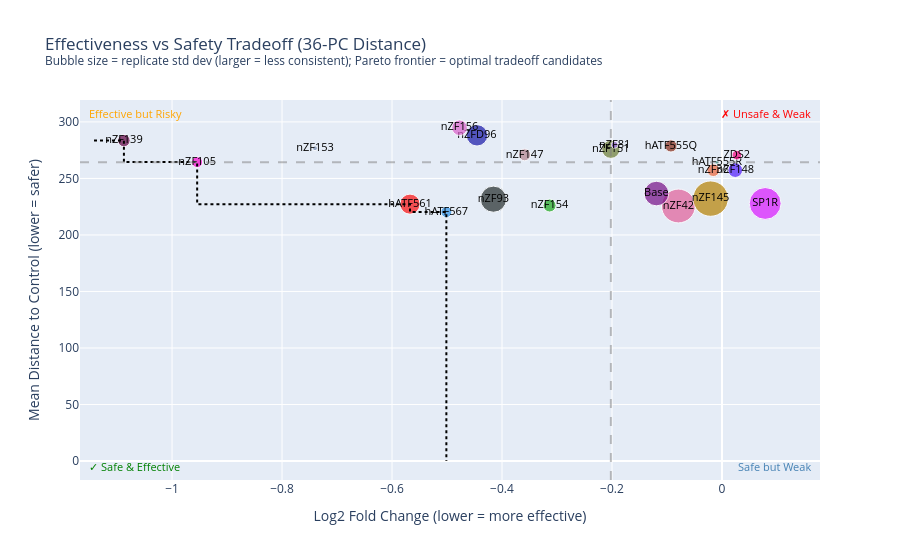

Source (notebook cell):
### Code cell
# Effectiveness vs Safety tradeoff scatter with Pareto frontier

sorted_df = dist_summary.sort_values('log2FC')
pareto, min_dist = [], float('inf')
for name, row in sorted_df.iterrows():
    if row['mean_dist'] < min_dist:
        pareto.append((row['log2FC'], row['mean_dist']))
        min_dist = row['mean_dist']
pareto_x = [p[0] for p in pareto]
pareto_y = [p[1] for p in pareto]

step_x, step_y = [], []
for i, (fx, fy) in enumerate(zip(pareto_x, pareto_y)):
    if i == 0:
        step_x += [dist_summary['log2FC'].min() * 1.05, fx]
        step_y += [fy, fy]
    else:
        step_x += [pareto_x[i - 1], fx]
        step_y += [fy, fy]
step_x.append(fx)
step_y.append(0)

med_log2fc = dist_summary['log2FC'].median()
med_dist = dist_summary['mean_dist'].median()

fig4 = px.scatter(
    dist_summary,
    x='log2FC', y='mean_dist',
    size='std_dist', size_max=25,
    text=dist_summary.index,
    color=dist_summary.index,
    color_discrete_sequence=px.colors.qualitative.Dark24,
    labels={
        'log2FC': 'Log2 Fold Change (lower = more effective)',
        'mean_dist': f'Mean Distance to Control (lower = safer)',
    },
    title=f'Effectiveness vs Safety Tradeoff ({N_COMPONENTS}-PC Distance)'
          '<br><sup>Bubble size = replicate std dev (larger = less consistent); Pareto frontier = optimal tradeoff candidates</sup>',
)
fig4.update_traces(mode='markers+text', textposition='middle center', textfont=dict(color='black', size=11))

fig4.add_trace(go.Scatter(
    x=step_x, y=step_y, mode='lines',
    line=dict(color='black', width=2, dash='dot'),
    name='Pareto Frontier', showlegend=True,
))

fig4.add_vline(x=med_log2fc, line_dash='dash', line_color='gray', opacity=0.5)
fig4.add_hline(y=med_dist, line_dash='dash', line_color='gray', opacity=0.5)

for x, y, text, color, xanchor, yanchor in [
    (0.01, 0.01, '✓ Safe & Effective',  'green',     'left',  'bottom'),
    (0.99, 0.01, 'Safe but Weak',        'steelblue', 'right', 'bottom'),
    (0.01, 0.99, 'Effective but Risky',  'orange',    'left',  'top'),
    (0.99, 0.99, '✗ Unsafe & Weak',      'red',       'right', 'top'),
]:
    fig4.add_annotation(
        x=x, y=y, text=text,
        xref='paper', yref='paper',
        showarrow=False,
        font=dict(color=color, size=11),
        xanchor=xanchor, yanchor=yanchor,
    )

fig4.update_layout(showlegend=False)
fig4.show()

### Figure 1 — Plotly figure (JSON) as saved in the notebook; plotly's stock layout.template omitted (floating-point values rounded to 4 significant figures)
{"data": [{"hovertemplate": "sample_type=%{text}<br>Log2 Fold Change (lower = more effective)=%{x}<br>Mean Distance to Control (lower = safer)=%{y}<br>std_dist=%{marker.size}<extra></extra>", "legendgroup": "hATF567", "marker": {"color": "#2E91E5", "size": [5.805], "sizemode": "area", "sizeref": 0.09285, "symbol": "circle"}, "mode": "markers+text", "name": "hATF567", "orientation": "v", "showlegend": true, "text": ["hATF567"], "textfont": {"color": "black", "size": 11}, "textposition": "middle center", "type": "scatter", "x": [-0.5012], "xaxis": "x", "y": [220.3], "yaxis": "y"}, {"hovertemplate": "sample_type=%{text}<br>Log2 Fold Change (lower = more effective)=%{x}<br>Mean Distance to Control (lower = safer)=%{y}<br>std_dist=%{marker.size}<extra></extra>", "legendgroup": "nZF42", "marker": {"color": "#E15F99", "size": [53.07], "sizemode": "area", "sizeref": 0.09285, "symbol": "circle"}, "mode": "markers+text", "name": "nZF42", "orientation": "v", "showlegend": true, "text": ["nZF42"], "textfont": {"color": "black", "size": 11}, "textposition": "middle center", "type": "scatter", "x": [-0.07928], "xaxis": "x", "y": [225.6], "yaxis": "y"}, {"hovertemplate": "sample_type=%{text}<br>Log2 Fold Change (lower = more effective)=%{x}<br>Mean Distance to Control (lower = safer)=%{y}<br>std_dist=%{marker.size}<extra></extra>", "legendgroup": "nZF154", "marker": {"color": "#1CA71C", "size": [7.784], "sizemode": "area", "sizeref": 0.09285, "symbol": "circle"}, "mode": "markers+text", "name": "nZF154", "orientation": "v", "showlegend": true, "text": ["nZF154"], "textfont": {"color": "black", "size": 11}, "textposition": "middle center", "type": "scatter", "x": [-0.3135], "xaxis": "x", "y": [226.0], "yaxis": "y"}, {"hovertemplate": "sample_type=%{text}<br>Log2 Fold Change (lower = more effective)=%{x}<br>Mean Distance to Control (lower = safer)=%{y}<br>std_dist=%{marker.size}<extra></extra>", "legendgroup": "hATF561", "marker": {"color": "#FB0D0D", "size": [18.79], "sizemode": "area", "sizeref": 0.09285, "symbol": "circle"}, "mode": "markers+text", "name": "hATF561", "orientation": "v", "showlegend": true, "text": ["hATF561"], "textfont": {"color": "black", "size": 11}, "textposition": "middle center", "type": "scatter", "x": [-0.5673], "xaxis": "x", "y": [227.2], "yaxis": "y"}, {"hovertemplate": "sample_type=%{text}<br>Log2 Fold Change (lower = more effective)=%{x}<br>Mean Distance to Control (lower = safer)=%{y}<br>std_dist=%{marker.size}<extra></extra>", "legendgroup": "SP1R", "marker": {"color": "#DA16FF", "size": [47.12], "sizemode": "area", "sizeref": 0.09285, "symbol": "circle"}, "mode": "markers+text", "name": "SP1R", "orientation": "v", "showlegend": true, "text": ["SP1R"], "textfont": {"color": "black", "size": 11}, "textposition": "middle center", "type": "scatter", "x": [0.07856], "xaxis": "x", "y": [227.9], "yaxis": "y"}, {"hovertemplate": "sample_type=%{text}<br>Log2 Fold Change (lower = more effective)=%{x}<br>Mean Distance to Control (lower = safer)=%{y}<br>std_dist=%{marker.size}<extra></extra>", "legendgroup": "nZF93", "marker": {"color": "#222A2A", "size": [31.73], "sizemode": "area", "sizeref": 0.09285, "symbol": "circle"}, "mode": "markers+text", "name": "nZF93", "orientation": "v", "showlegend": true, "text": ["nZF93"], "textfont": {"color": "black", "size": 11}, "textposition": "middle center", "type": "scatter", "x": [-0.4157], "xaxis": "x", "y": [231.7], "yaxis": "y"}, {"hovertemplate": "sample_type=%{text}<br>Log2 Fold Change (lower = more effective)=%{x}<br>Mean Distance to Control (lower = safer)=%{y}<br>std_dist=%{marker.size}<extra></extra>", "legendgroup": "nZF145", "marker": {"color": "#B68100", "size": [58.03], "sizemode": "area", "sizeref": 0.09285, "symbol": "circle"}, "mode": "markers+text", "name": "nZF145", "orientation": "v", "showlegend": true, "text": ["nZF145"], "textfont": {"color": "black", "size": 11}, "textposition": "middle center", "type": "scatter", "x": [-0.02072], "xaxis": "x", "y": [232.2], "yaxis": "y"}, {"hovertemplate": "sample_type=%{text}<br>Log2 Fold Change (lower = more effective)=%{x}<br>Mean Distance to Control (lower = safer)=%{y}<br>std_dist=%{marker.size}<extra></extra>", "legendgroup": "Base", "marker": {"color": "#750D86", "size": [28.19], "sizemode": "area", "sizeref": 0.09285, "symbol": "circle"}, "mode": "markers+text", "name": "Base", "orientation": "v", "showlegend": true, "text": ["Base"], "textfont": {"color": "black", "size": 11}, "textposition": "middle center", "type": "scatter", "x": [-0.1192], "xaxis": "x", "y": [236.6], "yaxis": "y"}, {"hovertemplate": "sample_type=%{text}<br>Log2 Fold Change (lower = more effective)=%{x}<br>Mean Distance to Control (lower = safer)=%{y}<br>std_dist=%{marker.size}<extra></extra>", "legendgroup": "nZF36", "marker": {"color": "#EB663B", "size": [7.445], "sizemode": "area", "sizeref": 0.09285, "symbol": "circle"}, "mode": "markers+text", "name": "nZF36", "orientation": "v", "showlegend": true, "text": ["nZF36"], "textfont": {"color": "black", "size": 11}, "textposition": "middle center", "type": "scatter", "x": [-0.0158], "xaxis": "x", "y": [257.3], "yaxis": "y"}, {"hovertemplate": "sample_type=%{text}<br>Log2 Fold Change (lower = more effective)=%{x}<br>Mean Distance to Control (lower = safer)=%{y}<br>std_dist=%{marker.size}<extra></extra>", "legendgroup": "nZF148", "marker": {"color": "#511CFB", "size": [10.0], "sizemode": "area", "sizeref": 0.09285, "symbol": "circle"}, "mode": "markers+text", "name": "nZF148", "orientation": "v", "showlegend": true, "text": ["nZF148"], "textfont": {"color": "black", "size": 11}, "textposition": "middle center", "type": "scatter", "x": [0.02421], "xaxis": "x", "y": [257.4], "yaxis": "y"}, {"hovertemplate": "sample_type=%{text}<br>Log2 Fold Change (lower = more effective)=%{x}<br>Mean Distance to Control (lower = safer)=%{y}<br>std_dist=%{marker.size}<extra></extra>", "legendgroup": "hATF555R", "marker": {"color": "#00A08B", "size": [0.5079], "sizemode": "area", "sizeref": 0.09285, "symbol": "circle"}, "mode": "markers+text", "name": "hATF555R", "orientation": "v", "showlegend": true, "text": ["hATF555R"], "textfont": {"color": "black", "size": 11}, "textposition": "middle center", "type": "scatter", "x": [-0.009222], "xaxis": "x", "y": [264.2], "yaxis": "y"}, {"hovertemplate": "sample_type=%{text}<br>Log2 Fold Change (lower = more effective)=%{x}<br>Mean Distance to Control (lower = safer)=%{y}<br>std_dist=%{marker.size}<extra></extra>", "legendgroup": "nZF105", "marker": {"color": "#FB00D1", "size": [5.509], "sizemode": "area", "sizeref": 0.09285, "symbol": "circle"}, "mode": "markers+text", "name": "nZF105", "orientation": "v", "showlegend": true, "text": ["nZF105"], "textfont": {"color": "black", "size": 11}, "textposition": "middle center", "type": "scatter", "x": [-0.9544], "xaxis": "x", "y": [264.5], "yaxis": "y"}, {"hovertemplate": "sample_type=%{text}<br>Log2 Fold Change (lower = more effective)=%{x}<br>Mean Distance to Control (lower = safer)=%{y}<br>std_dist=%{marker.size}<extra></extra>", "legendgroup": "ZDS2", "marker": {"color": "#FC0080", "size": [4.377], "sizemode": "area", "sizeref": 0.09285, "symbol": "circle"}, "mode": "markers+text", "name": "ZDS2", "orientation": "v", "showlegend": true, "text": ["ZDS2"], "textfont": {"color": "black", "size": 11}, "textposition": "middle center", "type": "scatter", "x": [0.027], "xaxis": "x", "y": [270.7], "yaxis": "y"}, {"hovertemplate": "sample_type=%{text}<br>Log2 Fold Change (lower = more effective)=%{x}<br>Mean Distance to Control (lower = safer)=%{y}<br>std_dist=%{marker.size}<extra></extra>", "legendgroup": "nZF147", "marker": {"color": "#B2828D", "size": [6.6], "sizemode": "area", "sizeref": 0.09285, "symbol": "circle"}, "mode": "markers+text", "name": "nZF147", "orientation": "v", "showlegend": true, "text": ["nZF147"], "textfont": {"color": "black", "size": 11}, "textposition": "middle center", "type": "scatter", "x": [-0.3588], "xaxis": "x", "y": [270.9], "yaxis": "y"}, {"hovertemplate": "sample_type=%{text}<br>Log2 Fold Change (lower = more effective)=%{x}<br>Mean Distance to Control (lower = safer)=%{y}<br>std_dist=%{marker.size}<extra></extra>", "legendgroup": "nZF151", "marker": {"color": "#6C7C32", "size": [15.33], "sizemode": "area", "sizeref": 0.09285, "symbol": "circle"}, "mode": "markers+text", "name": "nZF151", "orientation": "v", "showlegend": true, "text": ["nZF151"], "textfont": {"color": "black", "size": 11}, "textposition": "middle center", "type": "scatter", "x": [-0.2021], "xaxis": "x", "y": [275.8], "yaxis": "y"}, {"hovertemplate": "sample_type=%{text}<br>Log2 Fold Change (lower = more effective)=%{x}<br>Mean Distance to Control (lower = safer)=%{y}<br>std_dist=%{marker.size}<extra></extra>", "legendgroup": "nZF153", "marker": {"color": "#778AAE", "size": [1.114], "sizemode": "area", "sizeref": 0.09285, "symbol": "circle"}, "mode": "markers+text", "name": "nZF153", "orientation": "v", "showlegend": true, "text": ["nZF153"], "textfont": {"color": "black", "size": 11}, "textposition": "middle center", "type": "scatter", "x": [-0.74], "xaxis": "x", "y": [276.7], "yaxis": "y"}, {"hovertemplate": "sample_type=%{text}<br>Log2 Fold Change (lower = more effective)=%{x}<br>Mean Distance to Control (lower = safer)=%{y}<br>std_dist=%{marker.size}<extra></extra>", "legendgroup": "hATF555Q", "marker": {"color": "#862A16", "size": [6.917], "sizemode": "area", "sizeref": 0.09285, "symbol": "circle"}, "mode": "markers+text", "name": "hATF555Q", "orientation": "v", "showlegend": true, "text": ["hATF555Q"], "textfont": {"color": "black", "size": 11}, "textposition": "middle center", "type": "scatter", "x": [-0.09284], "xaxis": "x", "y": [278.8], "yaxis": "y"}, {"hovertemplate": "sample_type=%{text}<br>Log2 Fold Change (lower = more effective)=%{x}<br>Mean Distance to Control (lower = safer)=%{y}<br>std_dist=%{marker.size}<extra></extra>", "legendgroup": "nZF81", "marker": {"color": "#A777F1", "size": [2.22], "sizemode": "area", "sizeref": 0.09285, "symbol": "circle"}, "mode": "markers+text", "name": "nZF81", "orientation": "v", "showlegend": true, "text": ["nZF81"], "textfont": {"color": "black", "size": 11}, "textposition": "middle center", "type": "scatter", "x": [-0.1952], "xaxis": "x", "y": [279.8], "yaxis": "y"}, {"hovertemplate": "sample_type=%{text}<br>Log2 Fold Change (lower = more effective)=%{x}<br>Mean Distance to Control (lower = safer)=%{y}<br>std_dist=%{marker.size}<extra></extra>", "legendgroup": "nZF139", "marker": {"color": "#620042", "size": [7.123], "sizemode": "area", "sizeref": 0.09285, "symbol": "circle"}, "mode": "markers+text", "name": "nZF139", "orientation": "v", "showlegend": true, "text": ["nZF139"], "textfont": {"color": "black", "size": 11}, "textposition": "middle center", "type": "scatter", "x": [-1.088], "xaxis": "x", "y": [283.5], "yaxis": "y"}, {"hovertemplate": "sample_type=%{text}<br>Log2 Fold Change (lower = more effective)=%{x}<br>Mean Distance to Control (lower = safer)=%{y}<br>std_dist=%{marker.size}<extra></extra>", "legendgroup": "nZFD96", "marker": {"color": "#1616A7", "size": [21.17], "sizemode": "area", "sizeref": 0.09285, "symbol": "circle"}, "mode": "markers+text", "name": "nZFD96", "orientation": "v", "showlegend": true, "text": ["nZFD96"], "textfont": {"color": "black", "size": 11}, "textposition": "middle center", "type": "scatter", "x": [-0.4455], "xaxis": "x", "y": [288.1], "yaxis": "y"}, {"hovertemplate": "sample_type=%{text}<br>Log2 Fold Change (lower = more effective)=%{x}<br>Mean Distance to Control (lower = safer)=%{y}<br>std_dist=%{marker.size}<extra></extra>", "legendgroup": "nZF156", "marker": {"color": "#DA60CA", "size": [11.27], "sizemode": "area", "sizeref": 0.09285, "symbol": "circle"}, "mode": "markers+text", "name": "nZF156", "orientation": "v", "showlegend": true, "text": ["nZF156"], "textfont": {"color": "black", "size": 11}, "textposition": "middle center", "type": "scatter", "x": [-0.4773], "xaxis": "x", "y": [294.9], "yaxis": "y"}, {"line": {"color": "black", "dash": "dot", "width": 2}, "mode": "lines", "name": "Pareto Frontier", "showlegend": true, "type": "scatter", "x": [-1.142, -1.088, -1.088, -0.9544, -0.9544, -0.5673, -0.5673, -0.5012, -0.5012], "y": [283.5, 283.5, 264.5, 264.5, 227.2, 227.2, 220.3, 220.3, 0]}], "layout": {"annotations": [{"font": {"color": "green", "size": 11}, "showarrow": false, "text": "✓ Safe & Effective", "x": 0.01, "xanchor": "left", "xref": "paper", "y": 0.01, "yanchor": "bottom", "yref": "paper"}, {"font": {"color": "steelblue", "size": 11}, "showarrow": false, "text": "Safe but Weak", "x": 0.99, "xanchor": "right", "xref": "paper", "y": 0.01, "yanchor": "bottom", "yref": "paper"}, {"font": {"color": "orange", "size": 11}, "showarrow": false, "text": "Effective but Risky", "x": 0.01, "xanchor": "left", "xref": "paper", "y": 0.99, "yanchor": "top", "yref": "paper"}, {"font": {"color": "red", "size": 11}, "showarrow": false, "text": "✗ Unsafe & Weak", "x": 0.99, "xanchor": "right", "xref": "paper", "y": 0.99, "yanchor": "top", "yref": "paper"}], "legend": {"itemsizing": "constant", "title": {"text": "sample_type"}, "tracegroupgap": 0}, "shapes": [{"line": {"color": "gray", "dash": "dash"}, "opacity": 0.5, "type": "line", "x0": -0.2021, "x1": -0.2021, "xref": "x", "y0": 0, "y1": 1, "yref": "y domain"}, {"line": {"color": "gray", "dash": "dash"}, "opacity": 0.5, "type": "line", "x0": 0, "x1": 1, "xref": "x domain", "y0": 264.2, "y1": 264.2, "yref": "y"}], "showlegend": false, "title": {"text": "Effectiveness vs Safety Tradeoff (36-PC Distance)<br><sup>Bubble size = replicate std dev (larger = less consistent); Pareto frontier = optimal tradeoff candidates</sup>"}, "xaxis": {"anchor": "y", "domain": [0, 1], "title": {"text": "Log2 Fold Change (lower = more effective)"}}, "yaxis": {"anchor": "x", "domain": [0, 1], "title": {"text": "Mean Distance to Control (lower = safer)"}}}}
